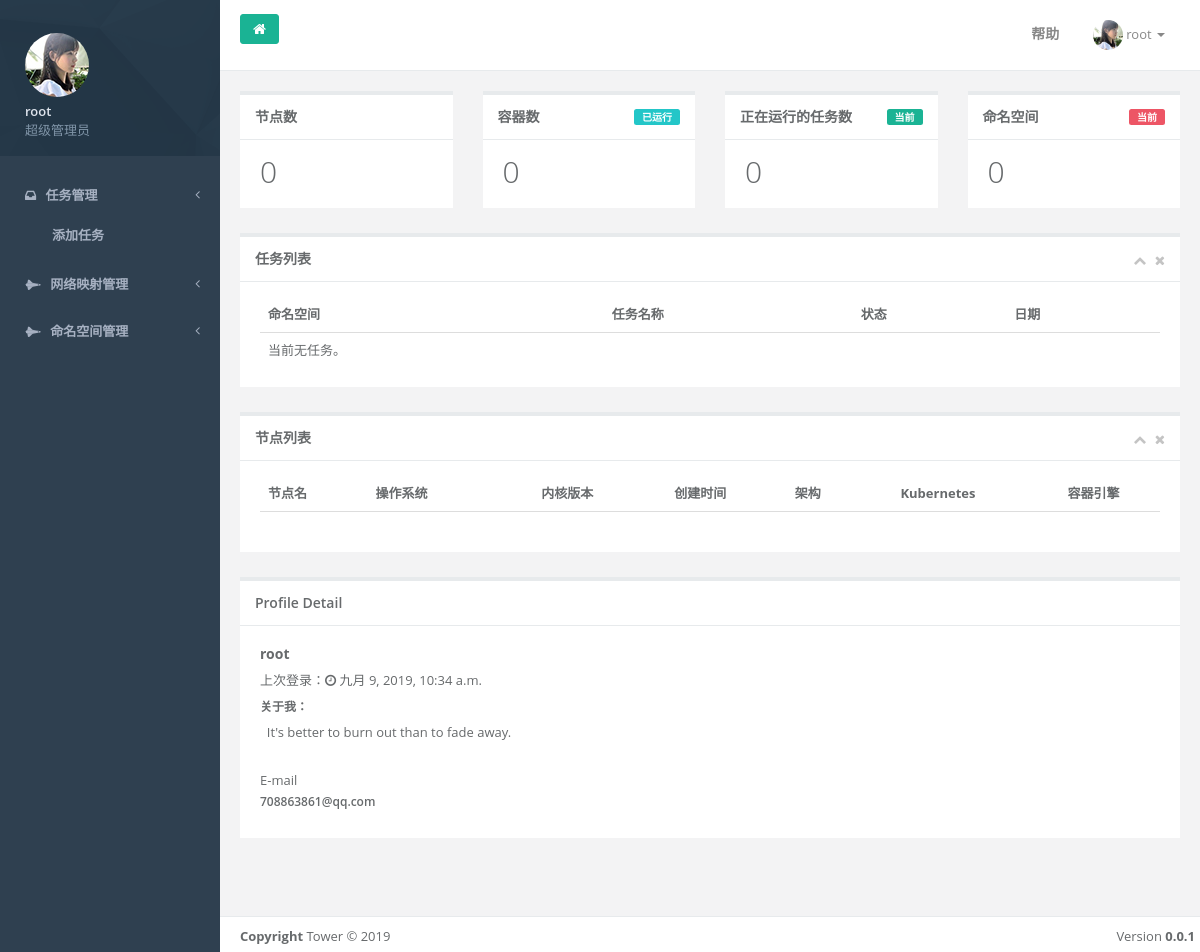
Page /dashboard/ (signed in) on the earlier database version.
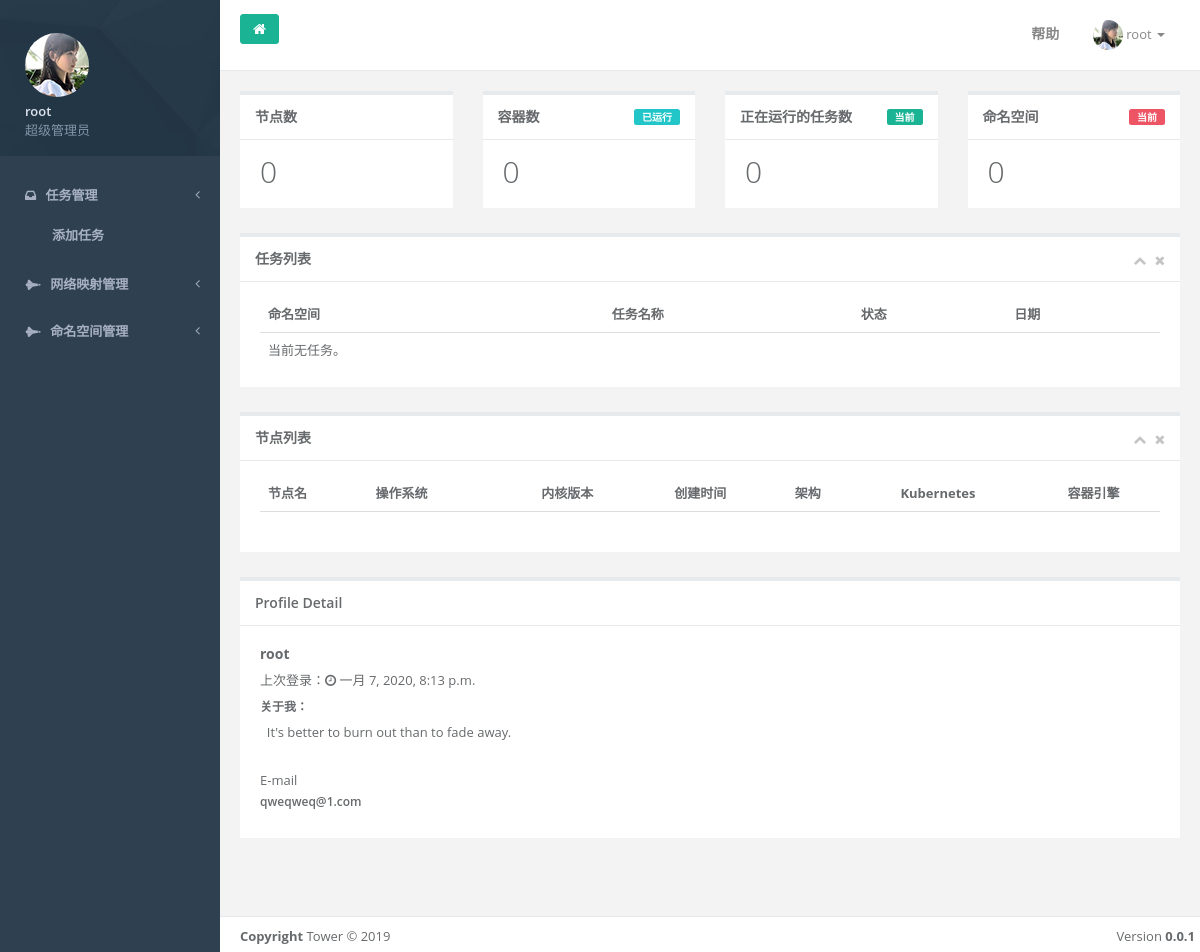
Same page on the later database version.
### User/models.py (models this page shows)
class User(AbstractUser):
    QQ = models.CharField(default='', max_length=60)
    objects = TowerUserManager()

### Dashboard/views.py (the view)
# urls.py: path('', views.DashboardIndexView.as_view()),
class DashboardIndexView(LoginRequiredMixin, TemplateView):
    template_name = 'Dashboard/index.html'
    def get_context_data(self, **kwargs):
        k = lists.K8sList()
        context = super().get_context_data(**kwargs)
        context['k'] = k
        context['task_len'] = len(lists.BreadTask().List_Bread(self.request.user.username))
        context['jobs'] = lists.BreadTask().List_Bread(self.request.user.username)
        return context

### Dashboard/lists.py (called while the page is built)
    def pod_num(self):
        return len(client.CoreV1Api().list_pod_for_all_namespaces(watch=False).items)

    def node_num(self):
        return len(client.CoreV1Api().list_node(watch=False).items)

    def namespace_num(self):
        return len(client.CoreV1Api().list_namespace().items)

    def node_list(self):
        return client.CoreV1Api().list_node(watch=False).items

    def List_Bread(self, namespace):
        return self.api.list_namespaced_custom_object(
            group=self.group,
            version=self.version,
            namespace=namespace,
            plural="breads",
        )['items']

### templates/Dashboard/index.html (shortened to what the changed rows need)
<!DOCTYPE html>
<html>
<head>
        {% load static %}
    <link href="{% static "css/bootstrap.min.css"%}"  rel="stylesheet">
    <link href="{% static "css/font-awesome.min.css"%}"  rel="stylesheet">
    <link href="{% static "css/animate.min.css"%}"  rel="stylesheet">
    <link href="{% static "css/style.min.css"%}"  rel="stylesheet">
</head>
<body class="fixed-sidebar full-height-layout gray-bg" style="overflow:hidden">
    <div id="wrapper">
         <nav class="navbar-default navbar-static-side" role="navigation">
                    {% include 'base.html' %}
            </nav>
        <div id="page-wrapper" class="gray-bg dashbard-1">
            <div class="row border-bottom">
                <nav class="navbar navbar-static-top white-bg" role="navigation" style="margin-bottom: 0">
                        <ul class="nav navbar-top-links navbar-right">
                            <li class="dropdown">
                                <a data-toggle="dropdown" class="dropdown-toggle" href="#">
                                    <span class="m-r-sm text-muted welcome-message">
                                        <img alt="image" class="img-circle" width="30" height="30" src="/static/img/a5.jpg"/>
                                        <span style="font-size: 13px;font-weight: 400"> {{ user }}
                                            <b class="caret"></b>
                                        </span>
                                    </span>
                                </a>
                            </li>
                        </ul>
                </nav>
            </div>
            <div class="row J_mainContent"  style="overflow:auto" id="content-main">
               <div class="wrapper wrapper-content">
        <div class="row">
            <div class="col-sm-3">
                <div class="ibox float-e-margins">
                    <div class="ibox-content">
                        <h1 class="no-margins">{{ k.node_num }}</h1>
                    </div>
                </div>
            </div>
            <div class="col-sm-3">
                <div class="ibox float-e-margins">
                    <div class="ibox-content">
                        <h1 class="no-margins">{{ k.pod_num }}</h1>
                    </div>
                </div>
            </div>
            <div class="col-sm-3">
                <div class="ibox float-e-margins">
                    <div class="ibox-content">
                        <h1 class="no-margins">{{ task_len }}</h1>
                    </div>
                </div>
            </div>
            <div class="col-sm-3">
                <div class="ibox float-e-margins">
                    <div class="ibox-content">
                        <h1 class="no-margins">{{ k.namespace_num }}</h1>
                    </div>
                </div>
            </div>
        </div>
        <div class="row">
            <div class="col-sm-12">
                <div class="row">
                    <div class="col-sm-12">
                        <div class="ibox float-e-margins">
                            <div class="ibox-content">
                                <table class="table table-hover no-margins">
                                    <thead>
                                        <tr>
                                            <th>命名空间</th>
                                            <th>任务名称</th>
                                            <th>状态</th>
                                            <th>日期</th>
                                        </tr>
                                    </thead>
                                </table>
                            </div>
                        </div>
                    </div>
                </div>
                <div class="row">
                    <div class="col-sm-12">
                        <div class="ibox float-e-margins">
                            <div class="ibox-content">
                                <div class="row">
                                    <div class="col-sm-12">
                                        <table class="table  margin bottom">
                                            <thead>
                                                <tr>
                                                    <th class="text-left">节点名</th>
                                                    <th>操作系统</th>
                                                    <th class="text-center">内核版本</th>
                                                    <th class="text-center">创建时间</th>
                                                    <th class="text-center">架构</th>
                                                    <th class="text-center">Kubernetes</th>
                                                    <th class="text-center">容器引擎</th>
                                                </tr>
                                            </thead>
                                        </table>
                                    </div>
                                </div>
                            </div>
                        </div>
                    </div>
                </div>
                <div class="row">
                <div class="col-sm-12">
                    <div class="ibox ">
                        <div>
                            <div class="ibox-content profile-content">
                                <h4><strong>{{ user }}</strong></h4>
                                <p>上次登录：<i class="fa fa-clock-o"></i> {{ user.last_login }}</p>
                                <h5>
                                    关于我：
                                </h5>
                                <p>
                                     &nbsp; It's better to burn out than to fade away.
                                </p>
                                <div class="row m-t-lg">
                                    <div class="col-md-4">
                                        <span class="bar">E-mail</span>
                                        <h5><strong></strong>{{ user.email }}</h5>
                                    </div>
                                </div>
                            </div>
                        </div>
                    </div>
                </div>
            </div>
            </div>
        </div>
    </div>
            </div>
        </div>
    </div>
</body>
</html>

### templates/base.html
 <div class="sidebar-collapse">
                        <ul class="nav" id="side-menu">
                            <li class="nav-header">
                                <div class="dropdown profile-element">
                                    <span><img alt="image" class="img-circle" src="/static/img/profile_small.jpg" /></span>
                                    <a data-toggle="dropdown" class="dropdown-toggle" href="#">
                                        <span class="clear">
                                       <span class="block m-t-xs"><strong class="font-bold">{{ user }}</strong></span>
                                        <span class="text-muted text-xs block">超级管理员</span>
                                        </span>
                                    </a>
                                </div>
                            </li>
                            <li>
                                <a href="/task"><i class="fa fa-inbox"></i> <span class="nav-label">任务管理</span><span class="fa arrow"></span></a>
                                <ul class="nav nav-second-level">
                                    <li><a class="J_menuItem" href="/task/add">添加任务</a>
                                    </li>
                                </ul>
                            </li>
                            <li>
                                <a href="/service"><i class="fa fa-space-shuttle"></i> <span class="nav-label">网络映射管理</span><span class="fa arrow"></span></a>
                            </li>
                            <li>
                                <a href="/task/namespace"><i class="fa fa-space-shuttle"></i> <span class="nav-label">命名空间管理</span><span class="fa arrow"></span></a>
                            </li>
                        </ul>
                    </div>

Differences in the rows shown:
changed User "root": last_login "九月 9, 2019, 10:34 a.m." → "一月 7, 2020, 8:13 p.m."; email "708863861@qq.com" → "qweqweq@1.com"
